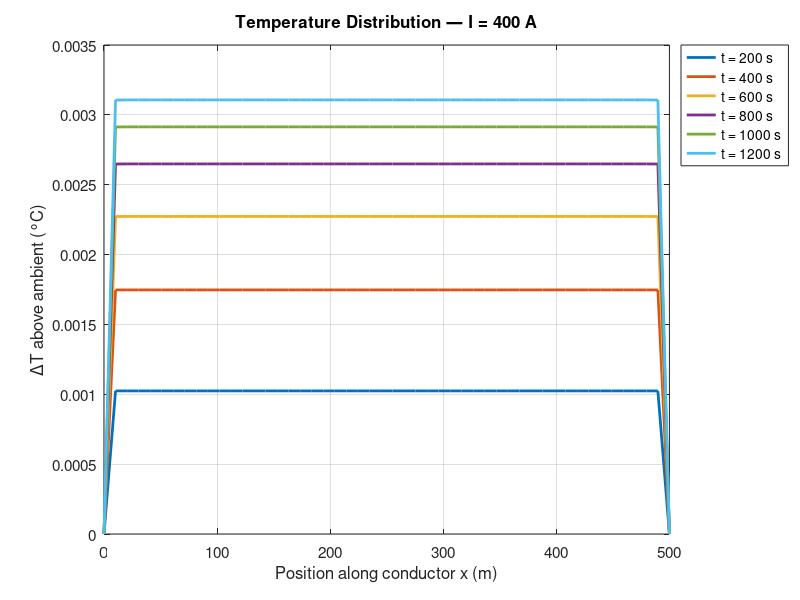
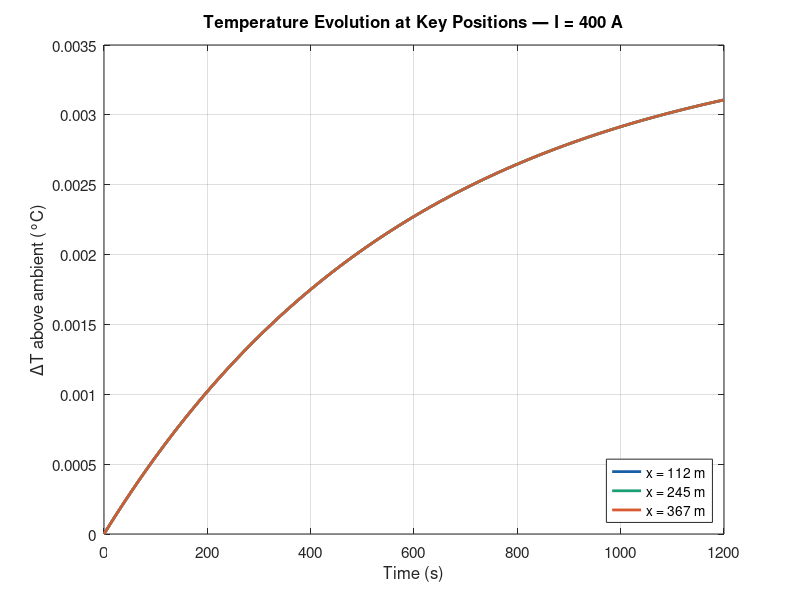
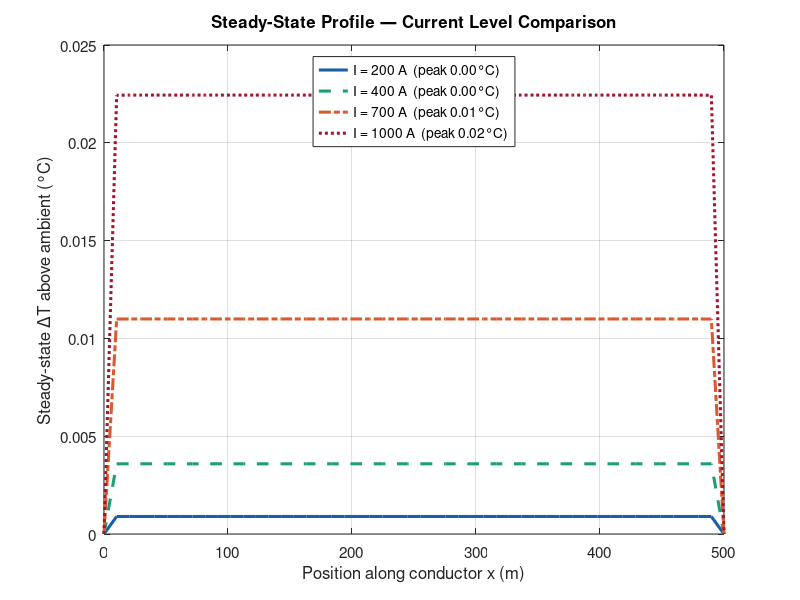

These charts were generated, in order, by the following MATLAB code: (Note: this script raises an error after producing the figures.)
%% =========================================================
%  HEAT TRANSFER IN HIGH-VOLTAGE TRANSMISSION LINES
%  Finite Difference Method (Explicit FTCS Scheme)
%
%  Solves: dT/dt = alpha*d2T/dx2 + Q/rho_cp - h_eff*(T - T_amb)
%
%% =========================================================

clear; clc; close all;

%% =========================================================
%  SECTION 1: PHYSICAL PARAMETERS
%% =========================================================

% --- Conductor properties (ACSR - Aluminium Conductor Steel Reinforced) ---
alpha        = 8e-5;         % Thermal diffusivity            [m^2/s]
rho_cp       = 2.4e6;        % Volumetric heat capacity       [J/m^3/K]
D            = 0.02;         % Conductor diameter             [m]
rho_e        = 2.82e-8;      % Electrical resistivity         [Ohm*m]

% --- Geometry ---
L            = 500;          % Conductor segment length       [m]
T_amb        = 25;           % Ambient temperature            [deg C]
A_cross      = pi*(D/2)^2;   % Cross-sectional area           [m^2]
P_perim      = pi * D;       % Perimeter                      [m]

% --- Convective cooling ---
h_conv       = 20;           % Convective heat transfer coeff [W/m^2/K]
h_eff        = (h_conv * P_perim) / (rho_cp * A_cross);  % Effective cooling [1/s]

% --- Electrical load levels ---
I_levels     = [200, 400, 700, 1000];  % Currents to compare [A]
I_main       = 400;                     % Primary simulation current [A]

% --- Time ---
t_end        = 1200;         % Total simulation time          [s]

%% =========================================================
%  SECTION 2: GRID AND STABILITY
%% =========================================================

N    = 50;
dx   = L / (N - 1);
x    = linspace(0, L, N)';   % Column vector

% Stability-limited time step for FTCS
r_target  = 0.4;
dt_stable = r_target * dx^2 / alpha;


min_steps_desired = 400;
dt_resolution     = t_end / min_steps_desired;
dt                = min(dt_stable, dt_resolution);

r        = alpha * dt / dx^2;
n_steps  = ceil(t_end / dt);

fprintf('=== FDM STABILITY CHECK ===\n');
fprintf('  dx = %.4f m\n', dx);
fprintf('  dt_stable limit = %.6f s\n', dt_stable);
fprintf('  dt used         = %.6f s\n', dt);
fprintf('  r               = %.6f  (must be <= 0.5)\n', r);
fprintf('  Total steps     = %d\n', n_steps);
if r <= 0.5
    fprintf('  Status: STABLE\n\n');
else
    error('Unstable: r = %.4f > 0.5', r);
end

% --- Heat source for primary current ---
Q_vol_main = (I_main^2 * rho_e / A_cross) / rho_cp;
Q_wpm      = I_main^2 * rho_e / A_cross;   % [W/m] for display

fprintf('=== PRIMARY SIMULATION  I = %d A ===\n', I_main);
fprintf('  Heat source  Q     = %.4f W/m\n', Q_wpm);
fprintf('  Heat source  Q_vol = %.6e K/s\n\n', Q_vol_main);

%% =========================================================
%  SECTION 3: PRIMARY FDM SIMULATION
%% =========================================================

snap_times  = linspace(0, t_end, 7);
snap_times  = snap_times(2:end);
T_snaps     = zeros(N, length(snap_times));
snap_count  = 1;

pos_idx     = [floor(N/4), floor(N/2), floor(3*N/4)];

T_temporal_data = zeros(3, n_steps+1);
t_temporal_data = zeros(1, n_steps+1);
rec = 0;

T = T_amb * ones(N, 1);

for step = 0:n_steps
    t_now = min(step * dt, t_end);

    rec = rec + 1;
    t_temporal_data(rec)      = t_now;
    T_temporal_data(:, rec)   = T(pos_idx);

    while snap_count <= length(snap_times) && t_now >= snap_times(snap_count) - dt/2
        T_snaps(:, snap_count) = T;
        snap_count = snap_count + 1;
    end

    if t_now >= t_end
        break;
    end

    T_new          = T;
    T_new(2:N-1)   = T(2:N-1) ...
                   + r * (T(3:N) - 2*T(2:N-1) + T(1:N-2)) ...
                   + dt * (Q_vol_main - h_eff * (T(2:N-1) - T_amb));
    T_new(1) = T_amb;
    T_new(N) = T_amb;
    T        = T_new;
end

t_temporal_data  = t_temporal_data(1:rec);
T_temporal_data  = T_temporal_data(:, 1:rec);
T_final          = T;

while snap_count <= length(snap_times)
    T_snaps(:, snap_count) = T_final;
    snap_count = snap_count + 1;
end

fprintf('Steady-state peak DeltaT: %.4f deg C above ambient\n\n', max(T_final) - T_amb);

%% =========================================================
%  SECTION 4: PLOT 1 — SPATIAL DISTRIBUTION
%% =========================================================

figure('Name','Spatial Temperature Distribution','NumberTitle','off',...
       'Position',[100 100 860 520]);

cmap = lines(length(snap_times));
hold on;
for k = 1:size(T_snaps,2)
    plot(x, T_snaps(:,k) - T_amb, ...
        'Color', cmap(k,:), 'LineWidth', 2, ...
        'DisplayName', sprintf('t = %.0f s', snap_times(k)));
end
hold off;

xlabel('Position along conductor x (m)', 'FontSize', 12);
ylabel('\DeltaT above ambient (°C)',      'FontSize', 12);
title(sprintf('Temperature Distribution — I = %d A', I_main), 'FontSize', 13);
legend('Location','northeastoutside','FontSize',10);
grid on; box on;
set(gca,'FontSize',11);

%% =========================================================
%  SECTION 5: PLOT 2 — TIME EVOLUTION AT THREE POSITIONS
%% =========================================================

figure('Name','Temperature Time Evolution','NumberTitle','off',...
       'Position',[150 150 860 520]);

c3 = [0.10 0.37 0.65; 0.11 0.62 0.46; 0.85 0.35 0.19];
hold on;
for k = 1:3
    lbl = sprintf('x = %.0f m', x(pos_idx(k)));
    plot(t_temporal_data, T_temporal_data(k,:) - T_amb, ...
        'Color', c3(k,:), 'LineWidth', 2, 'DisplayName', lbl);
end
hold off;

xlabel('Time (s)',                    'FontSize', 12);
ylabel('\DeltaT above ambient (°C)', 'FontSize', 12);
title(sprintf('Temperature Evolution at Key Positions — I = %d A', I_main), 'FontSize', 13);
legend('Location','southeast','FontSize',10);
grid on; box on;
set(gca,'FontSize',11);

%% =========================================================
%  SECTION 6: PLOT 3 — CURRENT LEVEL COMPARISON
%% =========================================================

fprintf('=== STEADY-STATE FOR ALL CURRENT LEVELS ===\n');
T_steady   = zeros(N, length(I_levels));
peak_temps = zeros(1, length(I_levels));
Q_sources  = zeros(1, length(I_levels));

for ci = 1:length(I_levels)
    I_c        = I_levels(ci);
    Q_v        = (I_c^2 * rho_e / A_cross) / rho_cp;
    Q_sources(ci) = I_c^2 * rho_e / A_cross;
    T_c        = T_amb * ones(N,1);

    for step = 1:1000000
        T_new_c          = T_c;
        T_new_c(2:N-1)   = T_c(2:N-1) ...
                         + r*(T_c(3:N) - 2*T_c(2:N-1) + T_c(1:N-2)) ...
                         + dt*(Q_v - h_eff*(T_c(2:N-1) - T_amb));
        T_new_c(1) = T_amb;
        T_new_c(N) = T_amb;

        if max(abs(T_new_c - T_c)) < 1e-8
            T_c = T_new_c;
            break;
        end
        T_c = T_new_c;
    end

    T_steady(:,ci)  = T_c;
    peak_temps(ci)  = max(T_c) - T_amb;
    fprintf('  I = %4d A  | Peak DeltaT = %7.3f C  | Q = %.4f W/m\n', ...
            I_c, peak_temps(ci), Q_sources(ci));
end

figure('Name','Current Level Comparison','NumberTitle','off',...
       'Position',[200 200 860 520]);

c4     = [0.10 0.37 0.65; 0.11 0.62 0.46; 0.85 0.35 0.19; 0.64 0.08 0.18];
lstyle = {'-','--','-.',':'};
hold on;
for ci = 1:length(I_levels)
    plot(x, T_steady(:,ci) - T_amb, ...
        'Color', c4(ci,:), 'LineWidth', 2.2, 'LineStyle', lstyle{ci}, ...
        'DisplayName', sprintf('I = %d A  (peak %.2f°C)', I_levels(ci), peak_temps(ci)));
end
hold off;

xlabel('Position along conductor x (m)',        'FontSize', 12);
ylabel('Steady-state \DeltaT above ambient (°C)','FontSize', 12);
title('Steady-State Profile — Current Level Comparison', 'FontSize', 13);
legend('Location','north','FontSize',10);
grid on; box on;
set(gca,'FontSize',11);

%% =========================================================
%  SECTION 7: PLOT 4 — PEAK TEMPERATURE vs CURRENT
%% =========================================================

figure('Name','Peak Temp vs Current','NumberTitle','off',...
       'Position',[250 250 720 460]);

I_dense = linspace(100, 1200, 300);
T_analytical = (I_dense.^2 * rho_e / A_cross) ./ (h_conv * P_perim / A_cross);

yyaxis left
plot(I_dense, T_analytical, 'LineWidth',2,...
     'DisplayName','Analytical estimate (I^2 law)');
hold on;
scatter(I_levels, peak_temps, 90, 'filled',...
        'DisplayName','FDM simulation peaks');
hold off;
ylabel('\DeltaT above ambient (°C)','FontSize',12);

yyaxis right
plot(I_dense, I_dense.^2 * rho_e / A_cross, '--',...
     'LineWidth',1.5,...
     'DisplayName','Heat source Q (W/m)');
ylabel('Heat generation Q (W/m)','FontSize',12);

xlabel('Current I (A)','FontSize',12);
title('Peak Temperature Rise and Heat Source vs Current','FontSize',13);
legend('Location','northwest','FontSize',10);
grid on; box on;
set(gca,'FontSize',11);

%% =========================================================
%  SECTION 8: SUMMARY TABLE
%% =========================================================

fprintf('\n=== SUMMARY TABLE ===\n');
fprintf('%-14s %-14s %-18s %-16s %-12s\n',...
        'Current (A)','Q (W/m)','Peak DeltaT (C)','Ratio to 200A','I^2 ratio');
fprintf('%s\n', repmat('-',1,76));
for ci = 1:length(I_levels)
    fprintf('%-14d %-14.4f %-18.4f %-16.4f %-12.4f\n',...
            I_levels(ci), Q_sources(ci), peak_temps(ci),...
            peak_temps(ci)/peak_temps(1), (I_levels(ci)/I_levels(1))^2);
end
fprintf('\nDeltaT ratio should closely match I^2 ratio — confirms Ohmic heating law.\n');
